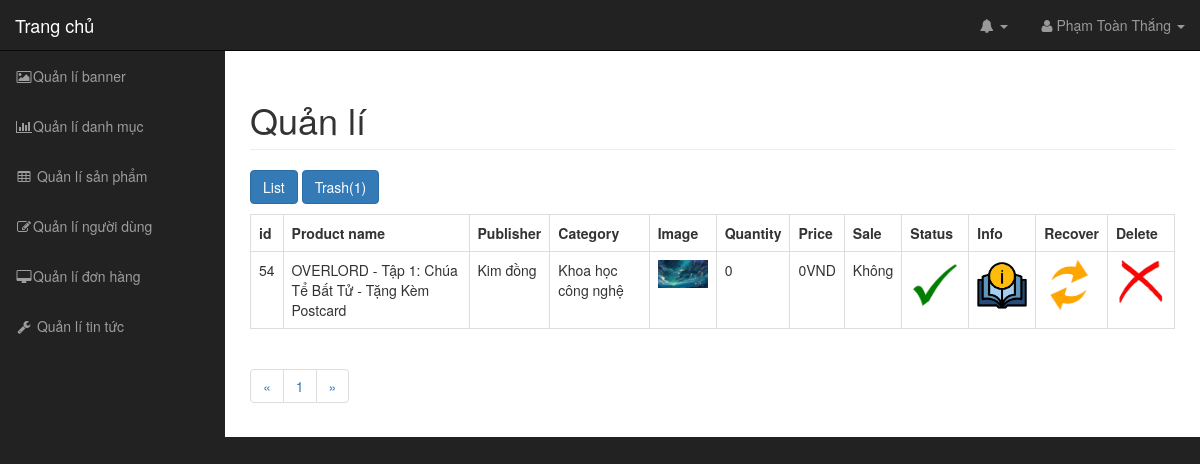
Page /index.php/admin/trashProduct/1 (signed in) on the earlier database version.
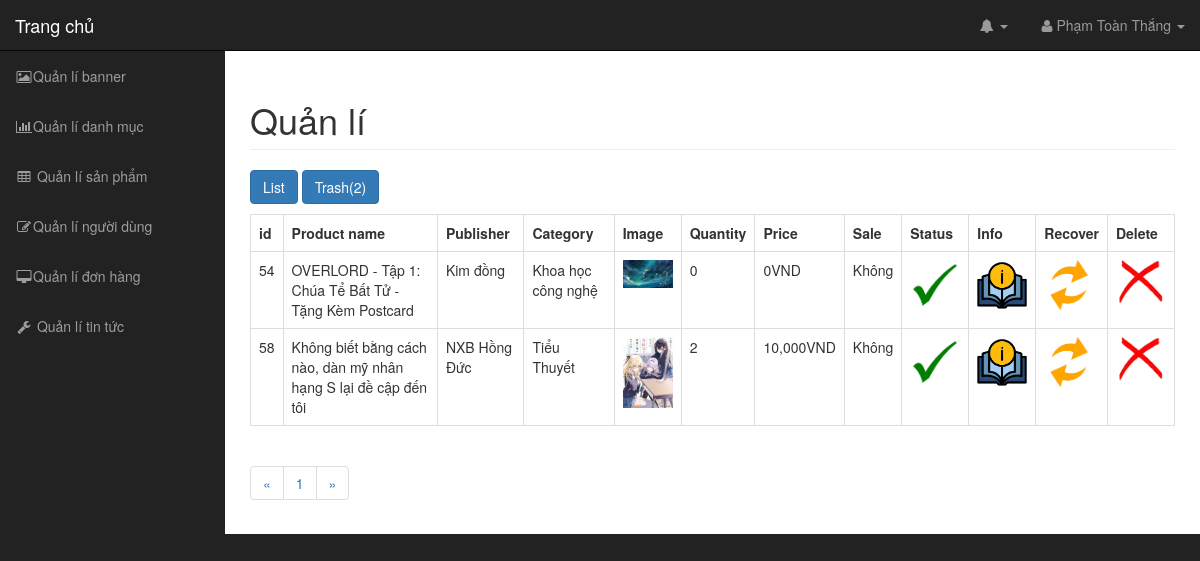
Same page on the later database version.
### tables this page shows
CREATE TABLE `products` (
  `id` int(11) NOT NULL,
  `product_name` varchar(255) NOT NULL,
  `publisher` varchar(255) NOT NULL,
  `author` varchar(255) NOT NULL,
  `category_id` int(11) NOT NULL,
  `sale` tinyint(1) DEFAULT 1,
  `image` varchar(255) NOT NULL,
  `quantity` int(11) NOT NULL DEFAULT 0,
  `price` float NOT NULL,
  `saleprice` float NOT NULL,
  `product_detail` text NOT NULL,
  `created_at` datetime DEFAULT current_timestamp(),
  `trash` tinyint(1) NOT NULL DEFAULT 0,
  `status` tinyint(1) NOT NULL
);

CREATE TABLE `category` (
  `id` int(11) NOT NULL,
  `category_name` varchar(255) NOT NULL,
  `status` tinyint(1) NOT NULL DEFAULT 0,
  `trash` tinyint(1) NOT NULL DEFAULT 0,
  `created_at` datetime NOT NULL DEFAULT current_timestamp()
);

### controllers/admin.php (called while the page is built, shortened)
<?php
class admin extends Controller
{
	public function __construct()
	{
		if (isset($_SESSION['user'])) {
			if ($_SESSION['role'] == 0) {
				header('Location:' . URL . 'index.php/home/login');
			} else {
				$this->p = new Paginator();
			}
		} else {
			header('Location:' . URL . 'index.php/home/login');
		}
	}
	function trashProduct($page)
	{
		$cat = $this->model->getRecordByTrash('products', 1);
		$n = count($cat);
		$config = array(
			'base_url' => URL . "index.php/admin/trashCate/",
			'total_rows' => $n,
			'per_page' => 5,
			'cur_page' => $page
		);
		$this->p->init($config);
		$data = array();
		$data['allCate'] = $this->model->getRecordByTrash('category', 0);
		$data['trash'] = $this->model->getTrash('products', $config['per_page'], $page);
		$data['paginator'] = $this->p->createLinks();
		$data['page'] = "dashboard/page/product/trash";
		$this->load->view("dashboard/index", $data);
	}
}

### index.php (called while the page is built, shortened)
<?php
require "Config/Database.php";
require "models/Database.php";
require "models/Model.php";
require "models/Pagination.php";
$Uri= new Uri();
?>

### models/View.php (called while the page is built, shortened)
<?php
class View{
	function view($name,$data=array()){
		require "views/".$name.".php";
	}
}

### models/Model.php (called while the page is built, shortened)
<?php
class Model
{
	function __construct()
	{
		$this->db = new Database;
		$this->c = $this->db->conn;
	}
	function setQuery($sql)
	{
		return $this->c->query($sql);
	}
	function getAll($sql)
	{
		$result = $this->setQuery($sql);
		$a = array();
		while ($row = $result->fetch_assoc()) {
			$a[] = $row;
		}
		return $a;
	}
	function getRecordByTrash($table, $trash = 0)
	{
		$sql = "SELECT * FROM $table WHERE trash=$trash";
		$result = $this->getAll($sql);
		return $result;
	}
	function getTrash($table, $limit, $page)
	{
		$sql = "SELECT * FROM $table WHERE trash= 1 LIMIT " . ($page - 1) * $limit . "," . $limit;
		$result = $this->getAll($sql);
		return $result;
	}
}

### models/Database.php (called while the page is built, shortened)
<?php
class Database{
	function __construct(){
		$this->conn=new mysqli(DB_HOST,DB_USER,DB_PASS,DB_NAME);
	}
}

### views/dashboard/page/product/trash.php (the view, shortened to what this page needs)
<p>
	<a href="<?= URL ?>index.php/admin/productList/1"><button type="button" class="btn btn-primary">List</button></a>
	<a href=""><button type="button" class="btn btn-primary">Trash(<?= count($data['trash']) ?>)</button></a>
</p>
<table class="table table-bordered table-hover">
	<tr>
		<th>id</th>
		<th>Product name</th>
		<th>Publisher</th>
		<th>Category</th>
		<th>Image</th>
		<th>Quantity</th>
		<th>Price</th>
		<th>Sale</th>
		<th>Status</th>
		<th>Info</th>
		<th>Recover</th>
		<th>Delete</th>
	</tr>
	<?php foreach ($data['trash'] as $value) : ?>
		<tr>
			<td><?= $value['id'] ?></td>
			<td><?= $value['product_name'] ?></td>
			<td><?= $value['publisher'] ?></td>
			<td>
				<?php
				foreach ($data['allCate'] as $p) {
					if ($value['category_id'] == $p['id']) {
						echo $p['category_name'];
					}
				}
				?>
			</td>
			<td><img src="<?= URL ?>public/img/book/<?= $value['image'] ?>" style="width: 50px;" alt=""></td>
			<td><?= $value['quantity'] ?></td>
			<td><?= number_format($value["price"], 0, '', ',')  ?>VND</td>
			<td>
				<?php
				if ($value['sale'] == 1) { ?>
					Có
				<?php } else { ?>
					Không
				<?php } ?>
			</td>
			<td>
				<?php
				if ($value['status'] == 0) { ?>
					<a onclick="actionChange('Ẩn Sản phẩm','<?= URL ?>index.php/admin/delStatusProduct/<?= $value['id'] ?>')" class="showcursor"> <img class="icon" style="width:50px;" src="<?= URL ?>public/backend/images/status.png" /></a>
				<?php } ?>
			</td>
			<td><a href="<?= URL ?>index.php/admin/infoProduct/<?= $value['id'] ?>/1"><img class="icon" style="width:50px;" src="<?= URL ?>public/backend/images/booki.png" /></a></td>
			<td><a onclick="actionChange('Khôi phục','<?= URL ?>index.php/admin/retoreTempProduct/<?= $value['id'] ?>')"><img class="icon" style="width:50px;" src="<?= URL ?>public/backend/images/recover.png" /></a></td>
			<td><a onclick="actionChange('Xóa luôn sản phẩm','<?= URL ?>index.php/admin/deleteProduct/<?= $value['id'] ?>')"><img class="icon" style="width:50px;" src="<?= URL ?>public/backend/images/delete.png" /></a></td>
		</tr>
	<?php endforeach; ?>
</table>
<?= $data['paginator'] ?>

### models/Pagination.php (shortened to what this page needs)
<?php
    class Paginator{
		var $base_url = '';
		var $total_rows = 0;
		var $per_page = 2;
		var $cur_page = 1;
		public function createLinks() {
			$end = ceil( $this->total_rows / $this->per_page );
			$start = 1;
			$html = "<nav aria-label=''>";
			$html .= "<ul class='pagination'>";
			$class = ( $this->cur_page == 1 ) ? "disabled" : "";
			$html .= "<li class='page-item'><a aria-label='Previous' class='page-link {$class}' href='".($this->cur_page == 1 ? '#' : $this->base_url . ($this->cur_page - 1))."'><span aria-hidden='true'>&laquo;</span></a></li>";
			for ( $i = $start ; $i <= $end; $i++ ) {
				$class = ( $this->cur_page == $i ) ? "active" : "";
				$html .= "<li><a class = '{$class}' href='{$this->base_url}{$i}'>{$i}</a></li>";
			}
			$class = ( $this->cur_page == $end ) ? "disabled" : "";
			$html .= "<li><a aria-label='Next' class='{$class}' href='".($this->cur_page == $end ? '#' : $this->base_url . ($this->cur_page + 1))."'><span aria-hidden='true'>&raquo;</span></a></li>";
			$html .= "</ul>";
			$html .= "</nav>";
			return $html;
		}
	}

Differences in the rows shown:
added products: id "58", product_name "Không biết bằng cách nào, dàn mỹ nhân hạng S lại đề cập đến tôi", publisher "NXB Hồng Đức", image (picture), quantity "2", price "10,000", sale "Không", status 0 (drawn)
now on this page (row unchanged): category: category_name "Tiểu Thuyết", shown under "58"
Other differences:
count($data['trash']): "1" → "2"
